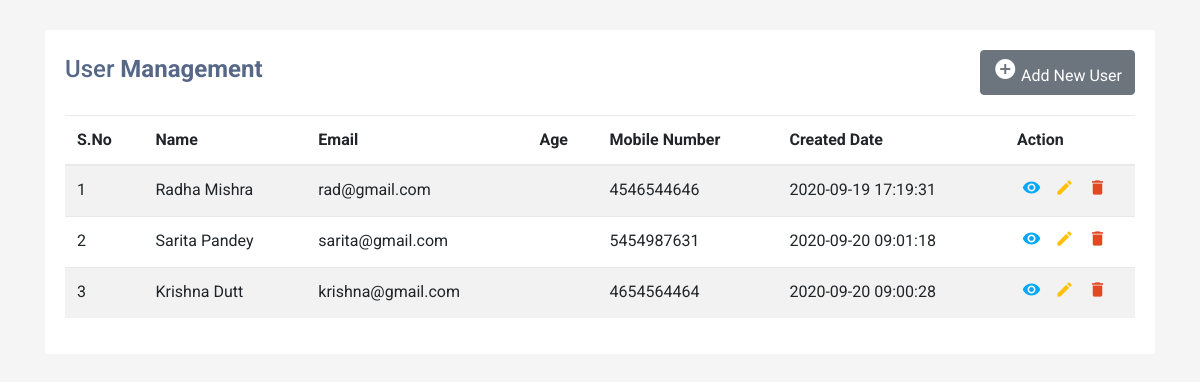
The page / on the database its author committed.
### tables this page shows
CREATE TABLE `tblusers` (
  `ID` int(10) NOT NULL,
  `FirstName` varchar(200) DEFAULT NULL,
  `LastName` varchar(200) DEFAULT NULL,
  `MobileNumber` bigint(10) DEFAULT NULL,
  `Email` varchar(200) DEFAULT NULL,
  `Address` mediumtext DEFAULT NULL,
  `CreationDate` timestamp NOT NULL DEFAULT current_timestamp() ON UPDATE current_timestamp()
);

### index.php (the view, shortened to what this page needs)
<?php
include('dbconnection.php');
?>
<!DOCTYPE html>
<html lang="en">
<head>
<link rel="stylesheet" href="https://stackpath.bootstrapcdn.com/bootstrap/4.5.0/css/bootstrap.min.css">
<link rel="stylesheet" href="https://maxcdn.bootstrapcdn.com/font-awesome/4.7.0/css/font-awesome.min.css">
</head>
<body>
<div class="container-xl">
    <div class="table-responsive">
        <div class="table-wrapper">
            <div class="table-title">
                <div class="row">
                    <div class="col-sm-5">
                        <h2>User <b>Management</b></h2>
                    </div>
                       <div class="col-sm-7" align="right">
                        <a href="insert.php" class="btn btn-secondary"><i class="material-icons">&#xE147;</i> <span>Add New User</span></a>
                    </div>
                </div>
            </div>
            <table class="table table-striped table-hover">
                <thead>
                    <tr>
                        <th>S.No</th>
                        <th>Name</th>
                        <th>Email</th>
                        <th>Age</th>
                        <th>Mobile Number</th>
                        <th>Created Date</th>
                        <th>Action</th>
                    </tr>
                </thead>
                <tbody>
                     <?php
$ret=mysqli_query($con,"select * from tblusers");
$cnt=1;
$row=mysqli_num_rows($ret);
if($row>0){
while ($row=mysqli_fetch_array($ret)) {
?>
                    <tr>
                        <td><?php echo $cnt;?></td>
                        <td><?php echo $row['FirstName'];?> <?php  echo $row['LastName'];?></td>
                        <td><?php  echo $row['Email'];?></td>
                        <td><?php  echo $row['Age'];?></td>
                        <td><?php  echo $row['MobileNumber'];?></td>
                        <td> <?php  echo $row['CreationDate'];?></td>
                        <td>
  <a href="read.php?viewid=<?php echo htmlentities ($row['ID']);?>" class="view" title="View" data-toggle="tooltip"><i class="material-icons">&#xE417;</i></a>
                            <a href="edit.php?editid=<?php echo htmlentities ($row['ID']);?>" class="edit" title="Edit" data-toggle="tooltip"><i class="material-icons">&#xE254;</i></a>
                            <a href="index.php?delid=<?php echo ($row['ID']);?>" class="delete" title="Delete" data-toggle="tooltip" onclick="return confirm('Do you really want to Delete ?');"><i class="material-icons">&#xE872;</i></a>
                        </td>
                    </tr>
                    <?php
$cnt=$cnt+1;
} } else {?>
<tr>
    <th style="text-align:center; color:red;" colspan="6">No Record Found</th>
</tr>
<?php } ?>
                </tbody>
            </table>
        </div>
    </div>
</div>
</body>
</html>

### index.php (style rules this page uses)
body { color: #566787; background: #f5f5f5; font-family: 'Roboto', sans-serif; }
.table-responsive { margin: 30px 0; }
.table-wrapper { min-width: 1000px; background: #fff; padding: 20px; box-shadow: 0 1px 1px rgba(0,0,0,.05); }
.table-title { font-size: 15px; padding-bottom: 10px; margin: 0 0 10px; min-height: 45px; }
.table-title h2 { margin: 5px 0 0; font-size: 24px; }
table.table tr th, table.table tr td { border-color: #e9e9e9; }
table.table td:last-child { width: 130px; }
table.table td a { color: #a0a5b1; display: inline-block; margin: 0 5px; }
table.table td a.view { color: #03A9F4; }
table.table td a.edit { color: #FFC107; }
table.table td a.delete { color: #E34724; }
table.table td i { font-size: 19px; }

### rows shown on the page
tblusers: FirstName "Radha", LastName "Mishra", Email "rad@gmail.com", MobileNumber "4546544646", CreationDate "2020-09-19 17:19:31"
tblusers: FirstName "Sarita", LastName "Pandey", Email "sarita@gmail.com", MobileNumber "5454987631", CreationDate "2020-09-20 09:01:18"
tblusers: FirstName "Krishna", LastName "Dutt", Email "krishna@gmail.com", MobileNumber "4654564464", CreationDate "2020-09-20 09:00:28"
